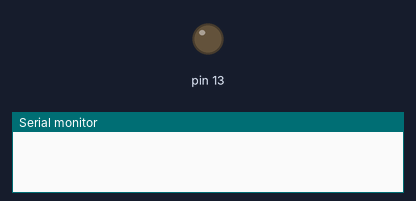
A sketch run on a simulated Arduino Uno, built with avr-gcc and run on an emulated ATmega328P. On the bench: output pins drawn as LEDs (lit = HIGH), the last lines printed to the serial monitor.

Above: at 0.2 s.
At 24.0 s:
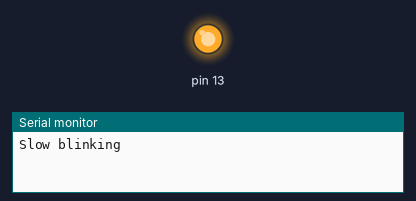
Timing chart, 0 to 32.5 s (numbered marks = the images above):
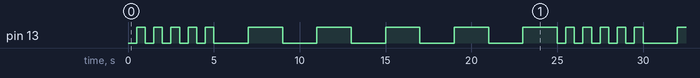

The sketch:

Peer-graded_Assignment_for_week_-3.ino
```cpp
/*
  Peer-graded Assignment for week-3
  Note:- I'm using NODE MCU esp8266
  Blink the blue LED on the ESP-01 module
  The blue LED on the ESP-01 module is connected to GPIO1
  (which is also the TXD pin; so we cannot use Serial.print() at the same time)
  Note that this sketch uses LED_BUILTIN to find the pin with the internal LED
*/

void setup() {
  pinMode(LED_BUILTIN, OUTPUT);     // Initialize the LED_BUILTIN pin as an output
}

// the loop function runs over and over again forever
void loop() {
  // here I am using simple digitalWrite function and delay time function, You can assume that I don't know any loop function right-know
  Serial.begin(115200);
  digitalWrite(LED_BUILTIN, LOW);
  delay(500);
  digitalWrite(LED_BUILTIN, HIGH);
  delay(500);
  digitalWrite(LED_BUILTIN, LOW);
  delay(500);
  digitalWrite(LED_BUILTIN, HIGH);
  delay(500);
  digitalWrite(LED_BUILTIN, LOW);
  delay(500);
  digitalWrite(LED_BUILTIN, HIGH);
  delay(500);
  digitalWrite(LED_BUILTIN, LOW);
  delay(500);
  digitalWrite(LED_BUILTIN, HIGH);
  delay(500);
  digitalWrite(LED_BUILTIN, LOW);
  delay(500);
  digitalWrite(LED_BUILTIN, HIGH);
  delay(500);

  Serial.println("Slow blinking");
  digitalWrite(LED_BUILTIN, LOW);
  delay(2000);
  digitalWrite(LED_BUILTIN, HIGH);
  delay(2000);
  digitalWrite(LED_BUILTIN, LOW);
  delay(2000);
  digitalWrite(LED_BUILTIN, HIGH);
  delay(2000);
  digitalWrite(LED_BUILTIN, LOW);
  delay(2000);
  digitalWrite(LED_BUILTIN, HIGH);
  delay(2000);
  digitalWrite(LED_BUILTIN, LOW);
  delay(2000);
  digitalWrite(LED_BUILTIN, HIGH);
  delay(2000);
  digitalWrite(LED_BUILTIN, LOW);
  delay(2000);
  digitalWrite(LED_BUILTIN, HIGH);
  delay(2000);
}
```

Measured:
- by itself, pin 13: repeats every 25.0 s: 4 × (LOW 0.50 s, HIGH 0.50 s), 5 × (LOW 2.0 s, HIGH 2.0 s), LOW 0.50 s, HIGH 0.50 s
- by itself, everything shown: repeats every 25.0 s, in 20 steps
